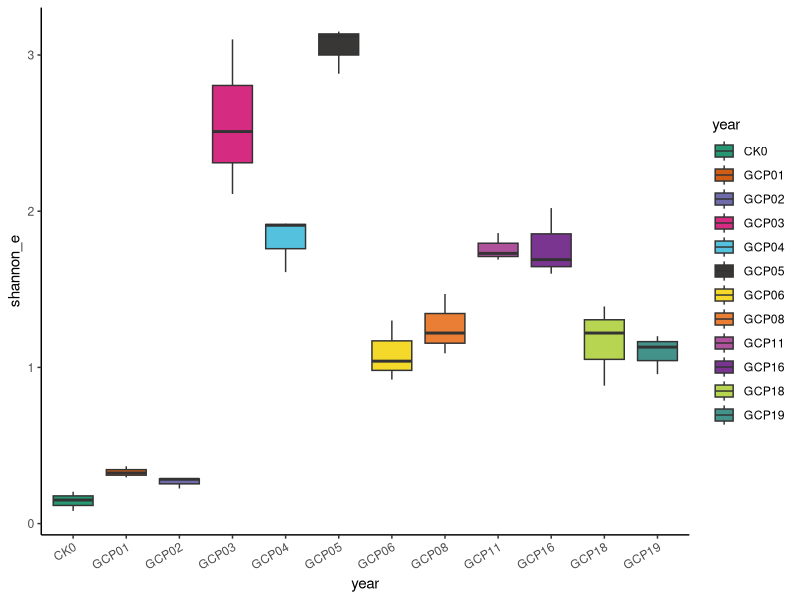

Write the R code that produced this figure.
library(stringr)
library(pheatmap)
library(dplyr)
library(ggplot2)
library(vegan)
library(Cairo)
alpha <- read.table("alpha.for.otu.table.filter.txt",header = T,sep="\t")
alpha$year <- str_sub(alpha$Sample,-7,-3)
alpha$year <- factor(alpha$year,levels = c("CK0","GCP01","GCP02","GCP03","GCP04","GCP05","GCP06","GCP08","GCP11","GCP16","GCP18","GCP19"))
#alpha$region2 <- ifelse(alpha$region=="D"|alpha$region=="X"|alpha$region=="L"|alpha$region=="S","Other","Xinhui")
pdf("shannon_e.pdf",width = 5,height = 3.5)
ggplot(alpha,aes(year,shannon_e,fill=year))+
  geom_boxplot()+theme_classic()+
  theme(axis.text.x=element_text(angle=30,hjust = 1,vjust = 1))+
  scale_fill_manual(values = c("#279773","#D05D15","#6F6BAA","#D52B81","#54C1DF","#393636","#F4D92A","#EA7E34","#AD529B","#793590","#B8D552","#43938B"))

dev.off()
